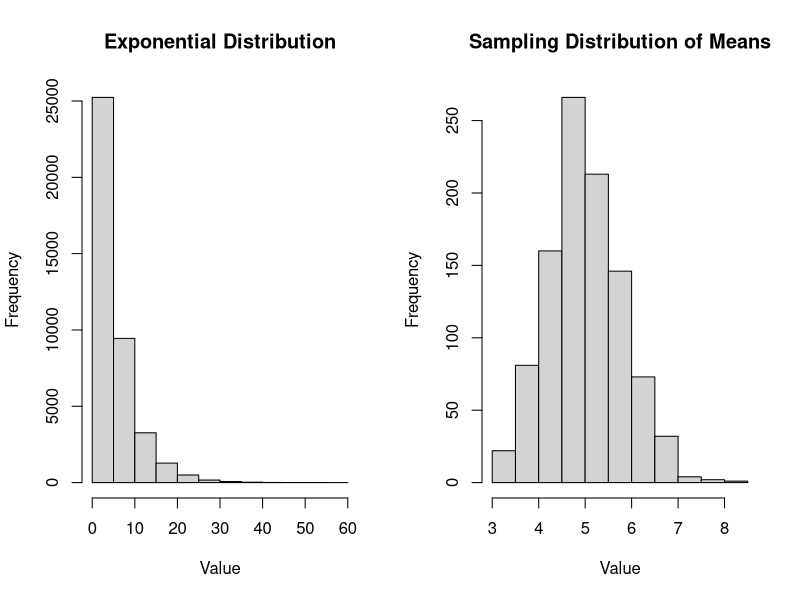
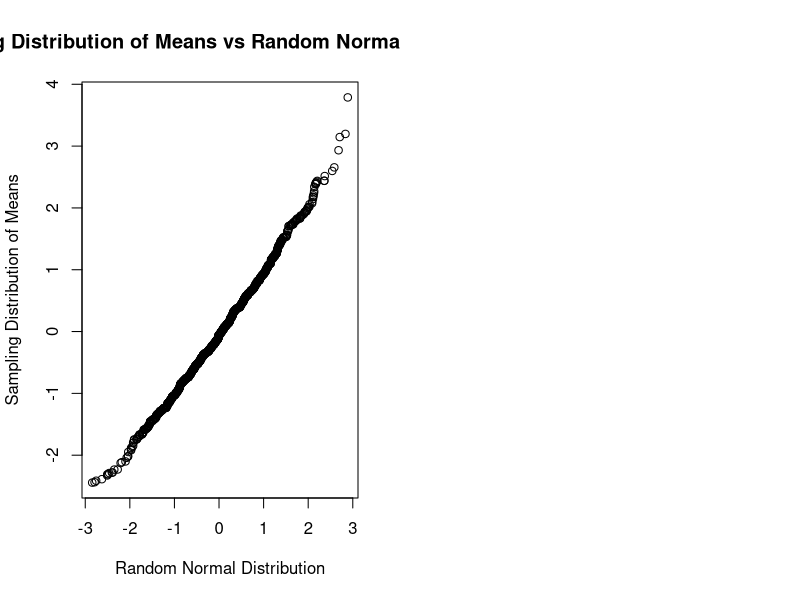

Recreate these plots in R, in order.
## ---- chunk 1
knitr::opts_chunk$set(echo = TRUE)
## ---- chunk 2
set.seed(100)
n <- 40
m <- 1000
lambda <- 0.2
sdom = NULL #sdom = sampling.distribution.of.means
for (i in 1 : m) sdom = c(sdom, mean(rexp(n,lambda)))

theoretical.mean <- 1/lambda
sample.mean <- mean(sdom)
diff.mean <- abs(sample.mean - theoretical.mean)
pc.diff.mean <- round(diff.mean*100/theoretical.mean,2)

population.variance <- (1/lambda)**2
theoretical.variance <- population.variance/(n)
sample.variance <- var(sdom)
diff.variance <- abs(sample.variance - theoretical.variance)
pc.diff.variance <- round(diff.variance*100/theoretical.variance,2)
## ---- chunk 3
par(mfrow = c(1, 2))
hist(rexp(m*n,lambda),main="Exponential Distribution",xlab="Value")
hist(sdom,main="Sampling Distribution of Means",xlab="Value")
## ---- chunk 4
sample.sd <- sd(sdom)
sdom.sd.1 <- sdom[(sdom >= (sample.mean - sample.sd)) & (sdom <= (sample.mean + sample.sd))]
sdom.sd.2 <- sdom[(sdom >= (sample.mean - 2 * sample.sd)) & (sdom <= (sample.mean + 2* sample.sd))]
sdom.sd.3 <- sdom[(sdom >= (sample.mean - 3 * sample.sd)) & (sdom <= (sample.mean + 3 * sample.sd))]

fraction.sd.1 <- round(length(sdom.sd.1)*100/length(sdom),2)
fraction.sd.2 <- round(length(sdom.sd.2)*100/length(sdom),2)
fraction.sd.3 <- round(length(sdom.sd.3)*100/length(sdom),2)
## ---- chunk 5
z.sdom <- (sdom - mean(sdom))/sd(sdom)
z.sdom <- sort(z.sdom)

x <- sort(rnorm(m))
## ---- chunk 6
plot(x,z.sdom
     ,main="Sampling Distribution of Means vs Random Normal Distribution"
     ,xlab="Random Normal Distribution",ylab="Sampling Distribution of Means")
